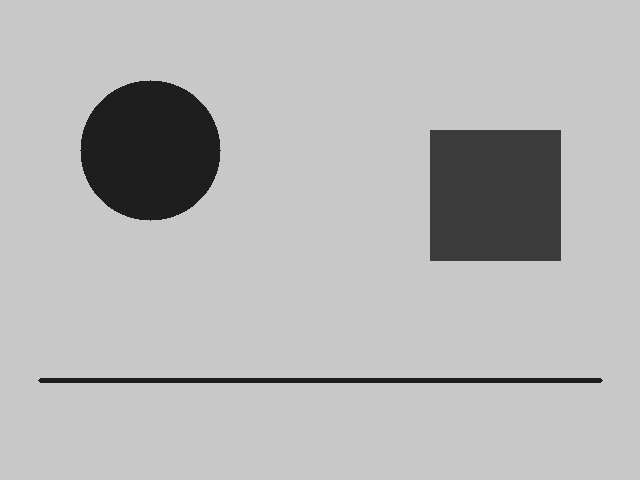
#> input picture T06_传统视觉/代码/images/demo_gray.png, 640 x 480 px
$ python 05_canny.py
#> lines starting #> are read from the running program, lines starting #| are printed output that depends on the picture; after the words box and inside, x2 and y2 are one past the last pixel; in counts of white or black regions, pixels touching at a corner belong together
### T06_传统视觉/代码/examples/util.py
# -*- coding: utf-8 -*-
"""
工具：中文路径安全的 imread / imwrite / 控制台输出
原因：
  1. OpenCV 的 cv2.imread / imwrite 在 Windows 上对含中文路径支持不好
     → 用 np.fromfile + cv2.imdecode 读，cv2.imencode + 文件写
  2. Python 在 Windows 控制台默认用 GBK 输出，现代终端(UTF-8)会乱码
     → 强制 stdout 用 UTF-8
"""
import os
import sys
import cv2
import numpy as np


def setup():
    """在脚本开头调用一次，让控制台中文不乱码"""
    try:
        sys.stdout.reconfigure(encoding="utf-8")
        sys.stderr.reconfigure(encoding="utf-8")
    except (AttributeError, ValueError):
        pass  # 非 UTF-8 终端或旧版本 Python 时静默跳过


def imread(path):
    """读取图片，支持中文路径"""
    img = cv2.imdecode(np.fromfile(path, dtype=np.uint8), cv2.IMREAD_COLOR)
#> img is the input picture: shape (480, 640, 3); min 30, max 200, mean 182.1
    return img


# [19 lines left out: functions imwrite, show_image, not called in this run]


def arrange_windows(names=None, step=45, offset=24):
    """把多个窗口按斜线错开排列，避免叠在同一个位置（让人误以为"逐个出现"）。
    names：窗口名列表。若不传，则尝试从当前打开的所有窗口取（需支持的 cv2 版本）。
    在 cv2.imshow 全部调用之后、waitKey 之前调用，窗口就会一次错开显示出来。
    """
    if os.environ.get("HEADLESS") == "1":
        return
    if not names:
        # 尝试自动枚举（新版本 cv2 支持 windowNames）
        try:
            names = list(cv2.windowNames)
        except AttributeError:
            return  # 无法枚举则跳过
    for i, name in enumerate(names):
        try:
            cv2.moveWindow(name, offset + (i % 3) * step, offset + (i % 3) * step)
        except cv2.error:
            pass  # 窗口已关闭则跳过


def finish(names=None):
    """一次弹所有窗口（已由 imshow 弹出）→ 错开排列 → 按任意键全部关闭。
    names：窗口名列表，用于把多窗口错开排列避免重叠。
    HEADLESS=1 时跳过，用于批量/无头测试。
    """
    arrange_windows(names)
    if os.environ.get("HEADLESS") != "1":
        cv2.waitKey(0)
    cv2.destroyAllWindows()

### T06_传统视觉/代码/examples/05_canny.py
# -*- coding: utf-8 -*-
"""
进阶例程 05：边缘检测 Canny
========================================
目标：找到图像中"亮度突变"的边界线（轮廓线）
流程：高斯模糊去噪 → Canny 双阈值 → 输出边缘图

怎么运行：
    python examples/05_canny.py        # 弹 4 个窗口对比

看什么：
    - 高斯模糊前后边缘的干净程度差异
    - Canny(50,150) vs Canny(120,200)：阈值高 → 边缘更少更干净

学习重点：
    - 为什么 Canny 前要高斯模糊（去噪，避免把噪点当边缘）
    - Canny 两个阈值是干嘛的（低阈值=弱边缘，高阈值=强边缘）
    - 应用：黑线巡迹、车道线检测的预备
"""
import os
import cv2
from util import setup, imread, finish

setup()  # 让控制台中文不乱码

IMG = os.path.join(os.path.dirname(__file__), "..", "images", "demo_gray.png")
img = imread(IMG)                            # 读彩色图
gray = cv2.cvtColor(img, cv2.COLOR_BGR2GRAY) # 转灰度（Canny 输入要灰度图）

# 1. 高斯模糊：先把图变"糊"一点，去掉细微噪声
#    cv2.GaussianBlur(图, 核大小(宽,高), 标准差0=自动)  核越大越模糊
blur = cv2.GaussianBlur(gray, (5, 5), 0)

# 2. Canny 边缘检测
#    cv2.Canny(图, 低阈值50, 高阈值150)
#    低于50=丢掉；50~150之间=弱边缘(和强边缘相连才保留)；高于150=强边缘
edges = cv2.Canny(blur, 50, 150)
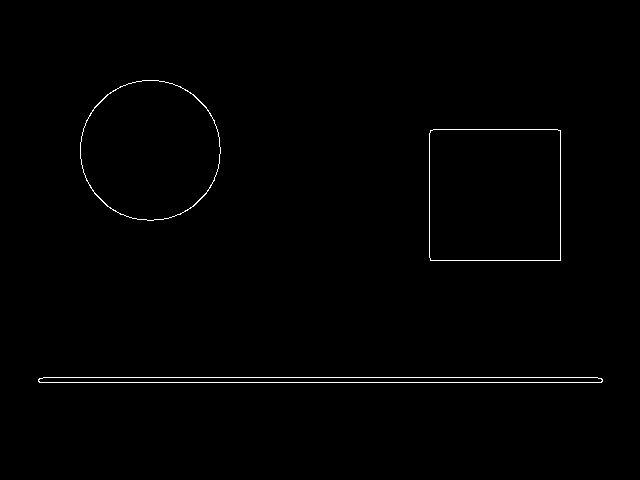
#> edges: shape (480, 640); 0.7% white in thin lines or dots, all inside (x1, y1, x2, y2) = (38, 80, 603, 383)

# 3. 阈值调高 → 更严格，边缘更少（也更干净，噪声被滤掉）
edges_strict = cv2.Canny(blur, 120, 200)

cv2.imshow("Original Gray", gray)
cv2.imshow("GaussianBlur (5x5)", blur)
cv2.imshow("Canny (50,150)", edges)
cv2.imshow("Canny (120,200)", edges_strict)
finish(["Original Gray", "GaussianBlur (5x5)", "Canny (50,150)", "Canny (120,200)"])

# 提示：
# - Canny 前先高斯模糊，边缘更干净
# - 低阈值太小会出一堆噪声边缘，太大又丢细节，要试
